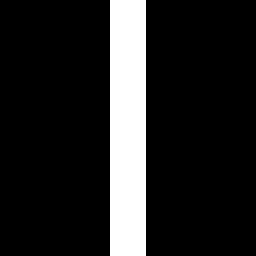
#> input picture lab2/zad11/stripe.png, 256 x 256 px
$ python zad11.py
#> lines starting #> are read from the running program, lines starting #| are printed output that depends on the picture; after the words box and inside, x2 and y2 are one past the last pixel; in counts of white or black regions, pixels touching at a corner belong together
import numpy as np
import matplotlib.pyplot as plt
from PIL import Image

# === 1. Wczytanie obrazu ===
img = Image.open("stripe.png").convert("L")  # grayscale
#> img is the input picture: PIL image 256x256 L; 14.1% white; 1 white region, box (x1, y1, x2, y2) and area: (110, 0, 146, 256) 9216
img = np.array(img, dtype=np.float32) / 255.0
N = img.shape[0]
#> N = 256
print(f"Obraz: {img.shape}, zakres: {img.min()}–{img.max()}")
#| Obraz: (256, 256), zakres: 0.0–1.0

# === 2. FFT ===
F = np.fft.fft2(img)
Fshift = np.fft.fftshift(F)  # zero w centrum

# === 3. Funkcja do ograniczania widma (maski kołowe) ===
def reconstruct_with_radius(r):
#> called with r = 10
    cy, cx = N // 2, N // 2
#> cy = 128; cx = 128
    Y, X = np.ogrid[:N, :N]
#> Y = 256 values from 0 to 255
    mask = (X - cx) ** 2 + (Y - cy) ** 2 <= r ** 2  # koło o promieniu r
    Ftrunc = np.zeros_like(Fshift)
    Ftrunc[mask] = Fshift[mask]
    rec = np.fft.ifft2(np.fft.ifftshift(Ftrunc)).real
    rec = (rec - rec.min()) / (rec.max() - rec.min() + 1e-9)
    return rec

# === 4. Dwie rekonstrukcje (dwie długości szeregu) ===
radii = [10, 50]  # mało i dużo harmonicznych
recs = [reconstruct_with_radius(r) for r in radii]

# === 5. Zapisz obrazy rekonstrukcji ===
for r, rec in zip(radii, recs):
    Image.fromarray((rec * 255).astype(np.uint8)).save(f"rekonstrukcja_r{r}.png")
#> this loop made 2 passes
#> pass 1, `Image.fromarray((rec * 255).astype(np.uint8)).save(f"rekonstrukcja_r{r..`:
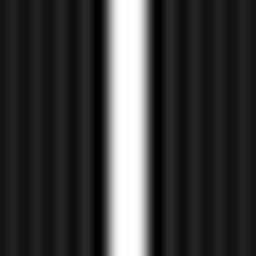
#> saved as rekonstrukcja_r10.png: PIL image 256x256 L; min 0, max 254, mean 56.1
#> pass 2, `Image.fromarray((rec * 255).astype(np.uint8)).save(f"rekonstrukcja_r{r..`:
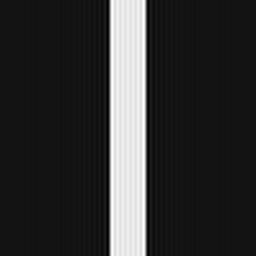
#> saved as rekonstrukcja_r50.png: PIL image 256x256 L; min 0, max 254, mean 48.8

# === 6. Profil poziomy (przez środek) ===
y = N // 2
#> y = 128
x = np.arange(N)
#> x = 256 values from 0 to 255
ref_profile = img[y, :]
#> ref_profile = 256 values, max 1 at index 110, min 0 at index 0, mean 0.141
profiles = [rec[y, :] for rec in recs]

# === 7. Wykresy profili ===
plt.figure(figsize=(8,5))
plt.plot(x, ref_profile, 'k-', label='oryginał')
plt.plot(x, profiles[0], 'r--', label=f'rekonstrukcja r={radii[0]}')
plt.plot(x, profiles[1], 'b-', label=f'rekonstrukcja r={radii[1]}')
plt.title('Profile liniowe – efekt Gibbsa')
plt.xlabel('pozycja [piksele]')
plt.ylabel('jasność')
plt.legend()
plt.tight_layout()
plt.savefig('profile_gibbs.png', dpi=150)
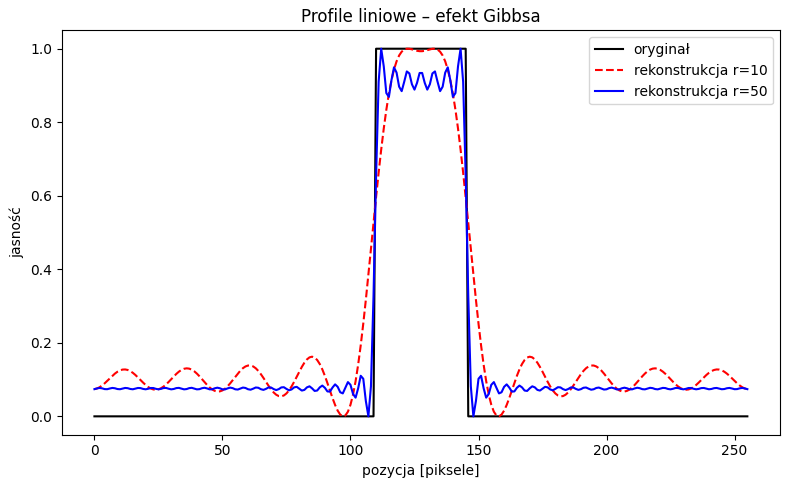
#> figure drawn by matplotlib, 1 panel; curve peaks at x = 110, y = 1; curve peaks at x = 122, y = 1; curve peaks at x = 143, y = 1
plt.show()

print("✅ Zapisano: rekonstrukcja_r10.png, rekonstrukcja_r50.png, profile_gibbs.png")
